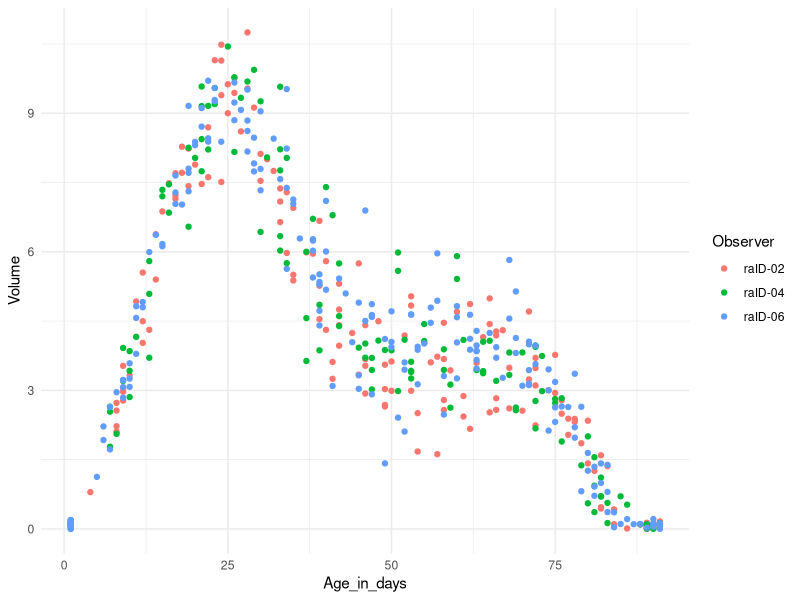

The R source for this figure:
## ---- chunk 1
knitr::opts_chunk$set(echo = TRUE)
## ---- chunk 2
library(tidyverse)
library(readxl)

cb_data <- read_xlsx(path = "CB_data_2023.xlsx",
                     skip = 11,
                     na = "-99")

## ---- chunk 3
cb_data %>% 
      filter(Observer %in% c("raID-02",
                             "raID-04",
                             "raID-06")) %>% 
      ggplot(aes(x = Age_in_days,
                 y = Volume)) +
      geom_point(aes(color = Observer)) +
      theme_minimal()
    
